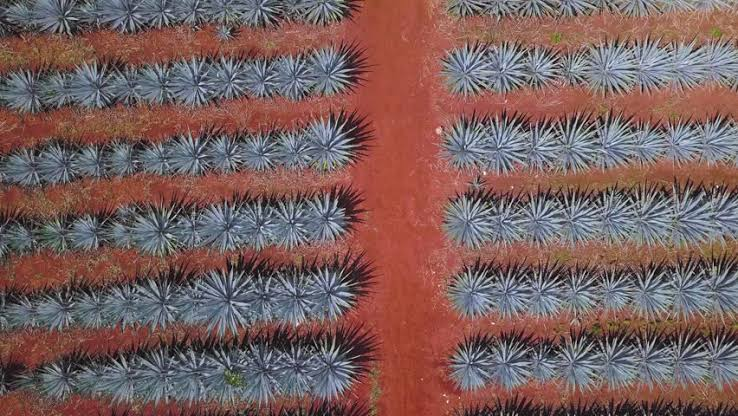
#> input picture img/campo_agave.jpg, 738 x 416 px, given in place of the camera
$ python DeteccionVariosColores.py
#> lines starting #> are read from the running program, lines starting #| are printed output that depends on the picture; after the words box and inside, x2 and y2 are one past the last pixel; in counts of white or black regions, pixels touching at a corner belong together
# -*- coding: utf-8 -*-
"""
Created on Mon Jan 13 14:44:28 2020

@author: toshiba

Tema: Detección de varios Colores y Tracking pt.3.
"""
import cv2
import numpy as np

def dibujar(mask, color):
    contornos,hierachy = cv2.findContours(mask, cv2.RETR_EXTERNAL, cv2.CHAIN_APPROX_SIMPLE)

    for c in contornos:
        area = cv2.contourArea(c)

        if area > 3000:
            M = cv2.moments(c)
            if (M["m00"]==0):
                M["m00"] = 1

            x = int(M["m10"] / M["m00"])
            y = int(M["m01"] / M["m00"])
            newContorno = cv2.convexHull(c)
            cv2.circle(frame, (x,y), 7, (0,255,0), -1)
            cv2.putText(frame, '{},{}'.format(x,y), (x+10,y), font, 0.75, (0,255,0), 1, cv2.LINE_AA)
            cv2.drawContours(frame, [newContorno], 0, color, 3)


caption = cv2.VideoCapture(0)

azulBajo = np.array([100,100,20], np.uint8)
azulAlto = np.array([125,255,255], np.uint8)

rojoBajo01 = np.array([0,100,20], np.uint8)
rojoAlto01 = np.array([5,255,255], np.uint8)
rojoBajo02 = np.array([175,100,20], np.uint8)
rojoAlto02 = np.array([179,255,255], np.uint8)

amarilloBajo = np.array([15,100,20], np.uint8)
amarilloAlto = np.array([45,255,255], np.uint8)

font = cv2.FONT_HERSHEY_SIMPLEX


while True:
    ret,frame = caption.read()
#> frame is the input picture: shape (416, 738, 3); mean B, G, R 93.5, 95, 121.7
    if ret == True:
        frameHSV = cv2.cvtColor(frame, cv2.COLOR_BGR2HSV)
#> frameHSV: shape (416, 738, 3); mean H, S, V 60, 81.5, 128.4
        maskAzul = cv2.inRange(frameHSV, azulBajo, azulAlto)
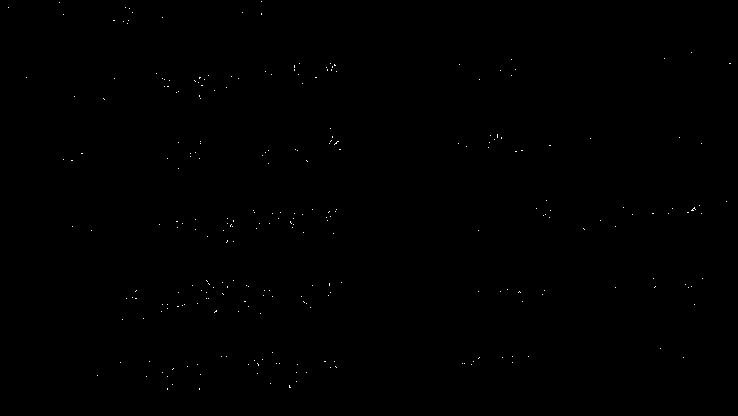
#> maskAzul: shape (416, 738); 0.11% white in thin lines or dots
        maskAmarillo = cv2.inRange(frameHSV, amarilloBajo, amarilloAlto)
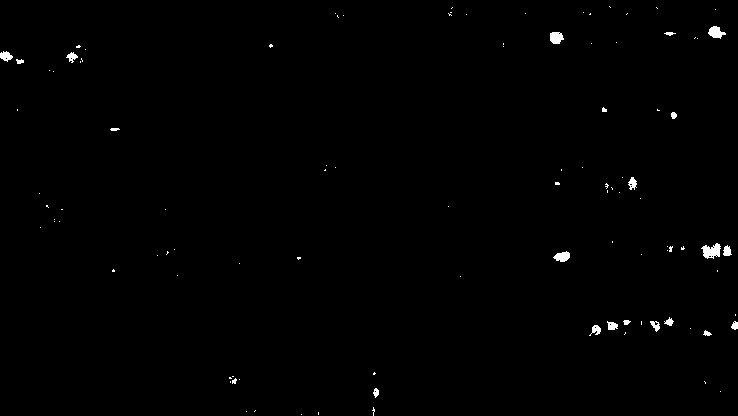
#> maskAmarillo: shape (416, 738); 0.55% white; 103 white regions (82 under 20 px), largest, box (x1, y1, x2, y2) and area: (701, 243, 721, 259) 201, (708, 26, 726, 39) 140, (550, 32, 564, 44) 134
        maskRojo01 = cv2.inRange(frameHSV, rojoBajo01, rojoAlto01)
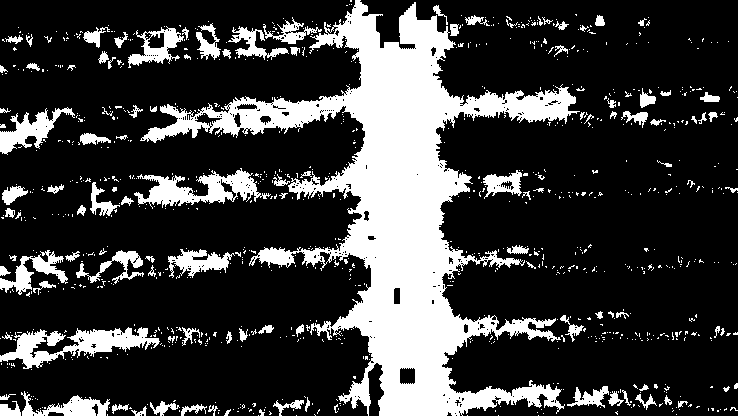
#> maskRojo01: shape (416, 738); 23.3% white; 935 white regions (823 under 20 px), largest, box (x1, y1, x2, y2) and area: (140, 0, 580, 416) 48710, (0, 327, 160, 369) 2743, (134, 168, 271, 209) 2362
        maskRojo02 = cv2.inRange(frameHSV, rojoBajo02, rojoAlto02)
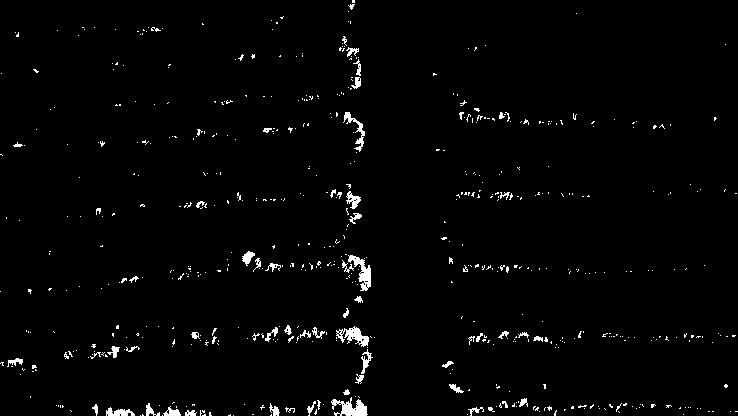
#> maskRojo02: shape (416, 738); 1.9% white; 605 white regions (543 under 20 px), largest, box (x1, y1, x2, y2) and area: (331, 397, 368, 416) 384, (348, 255, 371, 291) 342, (336, 326, 369, 347) 314
        maskRojo = cv2.add(maskRojo01, maskRojo02)
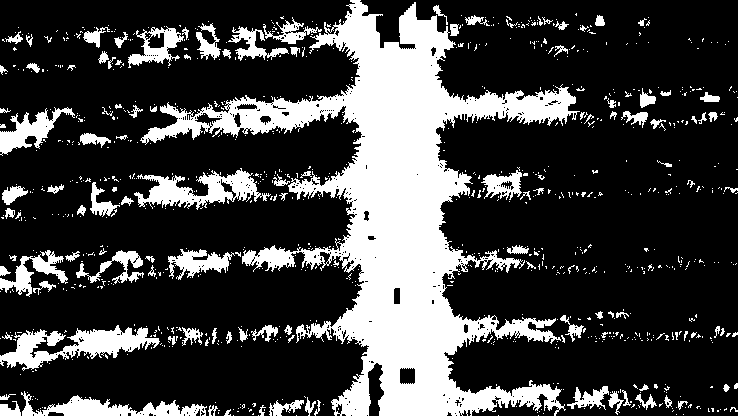
#> maskRojo: shape (416, 738); 25.2% white; 907 white regions (791 under 20 px)
        dibujar(maskAzul, (255,0,0))
#> in dibujar, `contornos,hierachy = cv2.findContours(mask, cv2.RETR_EXTERNAL, cv2.CHA..`: contornos = 267 contours, all with area under 20
#> the loop in dibujar, `for c in contornos:` made 267 passes
#> (c, area) on passes 1 to 3: ([[199, 388], [199, 389]], 0), ([[167, 388], [167, 389]], 0), ([[289, 385], [289, 387], [290, 387], [289, 386]], 0.5)
        dibujar(maskAmarillo, (0,242,255))
#> in dibujar (call 2), `contornos,hierachy = cv2.findContours(mask, cv2.RETR_EXTERNAL, cv2.CHA..`: contornos = 103 contours, 87 with area under 20; largest, box (x1, y1, x2, y2) and area: (701, 243, 721, 259) 174, (708, 26, 726, 39) 118, (550, 32, 564, 44) 114, (553, 251, 570, 262) 105, (0, 51, 13, 62) 74
#> the loop in dibujar (call 2), `for c in contornos:` made 103 passes
#> area on passes 7, 16, 18, 19, 20, 22, 24, 34, 41, 42, 59: 29.5, 21, 50.5, 34.5, 51, 54, 34, 105, 53.5, 174.5, 58
        dibujar(maskRojo, (0,0,255))
#> call 3 of dibujar, with color = (0, 0, 255)
#> in dibujar (call 3), `contornos,hierachy = cv2.findContours(mask, cv2.RETR_EXTERNAL, cv2.CHA..`: contornos = 904 contours, 830 with area under 20; largest, box (x1, y1, x2, y2) and area: (140, 0, 580, 416) 51471, (0, 325, 160, 371) 2766, (134, 168, 271, 210) 2278, (21, 391, 207, 416) 1692, (0, 107, 75, 156) 1184
#> the loop in dibujar (call 3), `for c in contornos:` made 904 passes
#> (area, x, y) on pass 904: (51471, 395, 213)
#> area on passes 45, 55, 57, 59: 26, 23, 163.5, 222.5
#> after the loop in dibujar (call 3), `for c in contornos:`:
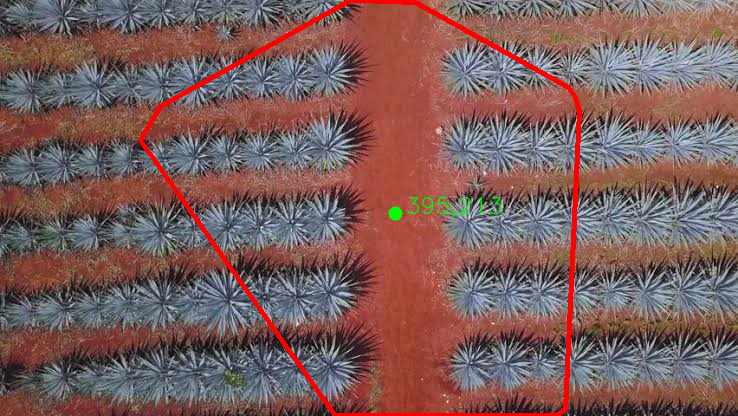
#> frame: shape (416, 738, 3); 2.31% of pixels changed, all inside (x1, y1, x2, y2) = (138, 0, 582, 416)
        cv2.imshow('frame', frame)
        if cv2.waitKey(1) & 0xFF == ord('q'):
#> (key q is pressed here)
            break

caption.release()
cv2.destroyAllWindows()
